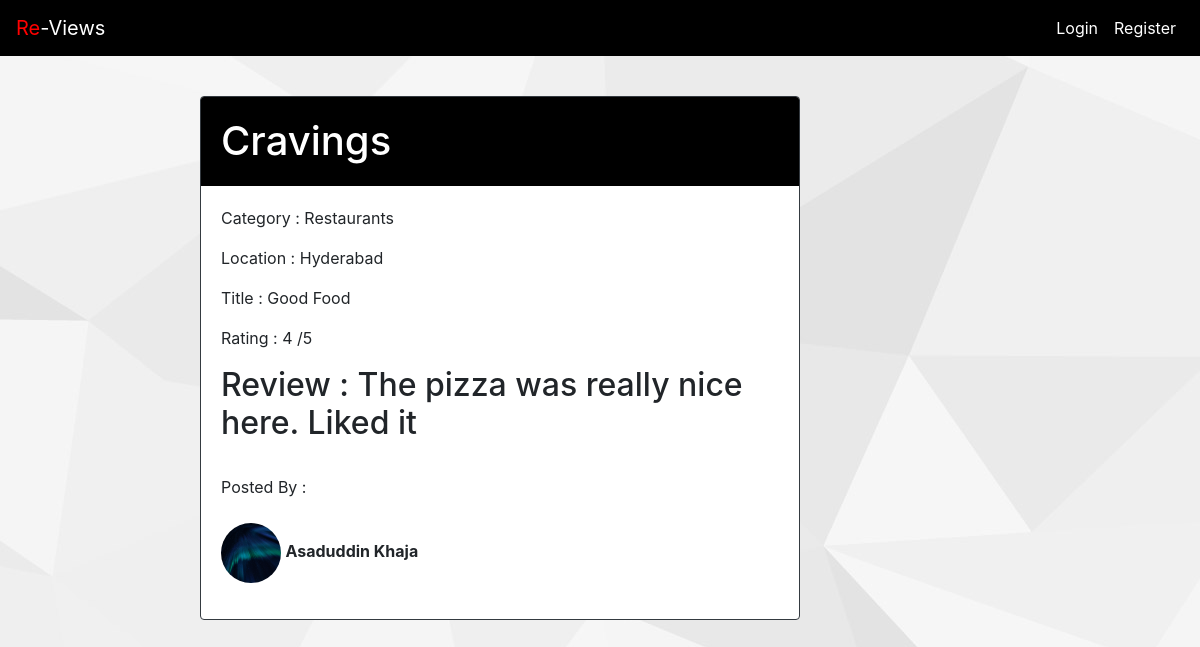
Screenshot of /forum/filter/10 with the database file from the repository.
### forum/models.py (models this page shows, shortened)
class Bang(models.Model):
	user = models.ForeignKey(User, on_delete=models.CASCADE)
	category = models.ForeignKey(Category, blank=True, on_delete=models.CASCADE, null=True)
	name = models.CharField(max_length=50, default='')
	title = models.CharField(max_length=50, default='')
	review = models.TextField(max_length=80, default='')
	rating = models.IntegerField(
			default=1,
			validators = [MaxValueValidator(5), MinValueValidator(1)]
		)
	created_at = models.DateTimeField(auto_now_add=True)
	location = models.CharField(max_length=80, default='')

class Category(models.Model):
	CHOICES=(
		('Hospital','Hospital'),
		('College','College'),
		('Hotel','Hotel'),
		('Restaurants','Restaurants'),
		('Movies','Movies'),
		)
	cat=models.CharField(max_length=20,choices=CHOICES)
	imgg=models.ImageField(upload_to='cat_pic', blank=True)
	def __str__(self):
		return self.cat

### acoounts/models.py (models this page shows, shortened)
class UserProfile(models.Model):
    user = models.OneToOneField(User , on_delete=models.CASCADE )
    description = models.CharField(max_length=100, default='')
    city = models.CharField(max_length=100 , default='')
    website = models.URLField(default='')
    phone = models.IntegerField(default=0)
    image = models.ImageField(upload_to='profile_image',blank=True)

### forum/views.py (the view)
# urls.py: path('filter/<int:pk>', views.fil, name='identity'),
def fil(request,pk):
	some_category = Category.objects.get(pk=pk)
	product=Bang.objects.filter(category=some_category)
	context = {'product': product}
	template = 'forum/filter.html'
	return render(request, template, context)

### forum/templates/forum/filter.html
{% extends 'base.html' %}
{% block body %}
{% for review in product %}
<br>
<br>
<br>
<br>
<div class="row">
	<br>
	<br>
	<br>
	<br>
	<br>
	<br>
	<br>
	<br>
	<br>
	<br>
	<br>
		<br>
		<br>
		<br>
		<br>
		<br>
		<br>
		<br>
		<div class="card border-dark mb3" style="width:600px;position:absolute;right: 400px">
			<div class="card-header" style="background-color:black;color:white"><h1 style="text-align:center"><h1>{{ review.name }}</h1></div>
			<div class="contt" style="padding:20px">
				<p>Category : {{ review.category }}</p>
				<p>Location : {{ review.location }}</p>
				<p>Title : {{ review.title }}</p>
				<p>Rating : {{ review.rating }} /5</p>
				<h2>Review : {{ review.review }}</h2>
				<br>
				<p>Posted By : <br><br>
					{% if review.user.userprofile.image %}
	      <img class="uk-border-circle" style="width:60px;height:60px;border-radius: 50%" src="{{ review.user.userprofile.image.url }}">
	      {% else %}
	      <img class="uk-border-circle" style="width:60px;height:60px;border-radius: 50%" src="http://profilepicturesdp.com/wp-content/uploads/2018/06/default-facebook-dp-9.jpg">
	      {% endif %}
	      <span><b>{{ review.user.get_full_name }}</b></span></p>
		        </div>
		</div>
</div>
{% endfor %}
{% endblock %}

### acoounts/static/acoounts/ma.css (style rules this page uses)
body { background-image: url('back9.jpg'); }

### rows the page displays
Bang: name "Cravings", category "Restaurants", location "Hyderabad", title "Good Food", rating "4", review "The pizza was really nice here. Liked it", user.userprofile.image (picture), user.get_full_name "Asaduddin Khaja"
